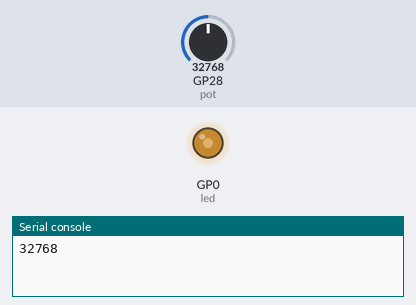
A program run on a simulated Raspberry Pi Pico running MicroPython. Shown: output pins drawn as LEDs (lit = HIGH), the last lines printed to the serial console. The test bench sets the inputs (shaded band); at power-on: GP28 (pot) = 32768 (analog values on the 0–65535 scale).

Above: at 1.2 s.
1.3 s: GP28 (pot) set to 45874
At 1.6 s:
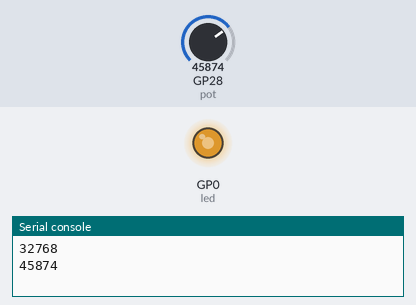
2.8 s: GP28 (pot) set to 57670
At 3.9 s:
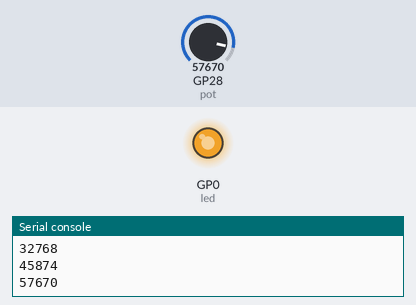
4.3 s: GP28 (pot) set to 7864
At 5.1 s:
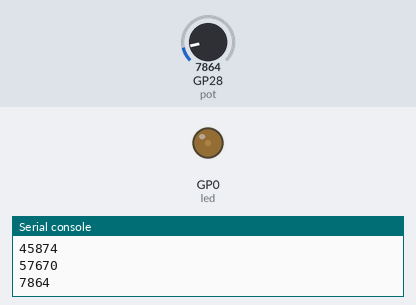
5.8 s: GP28 (pot) set to 0
At 6.2 s:
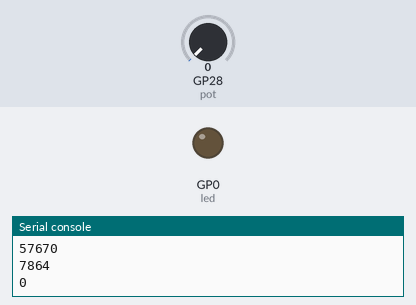
Timing chart, 0 to 8.3 s (numbered marks = the images above; inputs shaded):
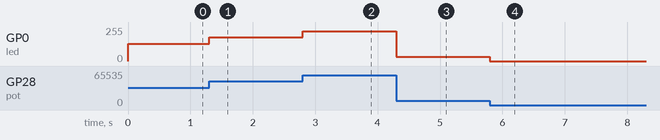

The program:

main.py
```python
from machine import Pin, PWM, ADC

led = PWM(Pin(0))
pot = ADC(Pin(28))

# led.freq(10000)

pDuty = 0
nDuty = 0

while True:
    nDuty = pot.read_u16()

    if nDuty <= 300:
        led.duty_u16(0)
    else:
        led.duty_u16(nDuty)

    if nDuty != pDuty:
        print(nDuty)

    pDuty = nDuty
```

Measured:
- after the input at 1.3 s, GP0 (led): 128/255 → 178/255 at once
- after the input at 2.8 s, GP0 (led): 178/255 → 224/255 at once
- after the input at 4.3 s, GP0 (led): 224/255 → 31/255 at once
- after the input at 5.8 s, GP0 (led): 31/255 → 0/255 at once
